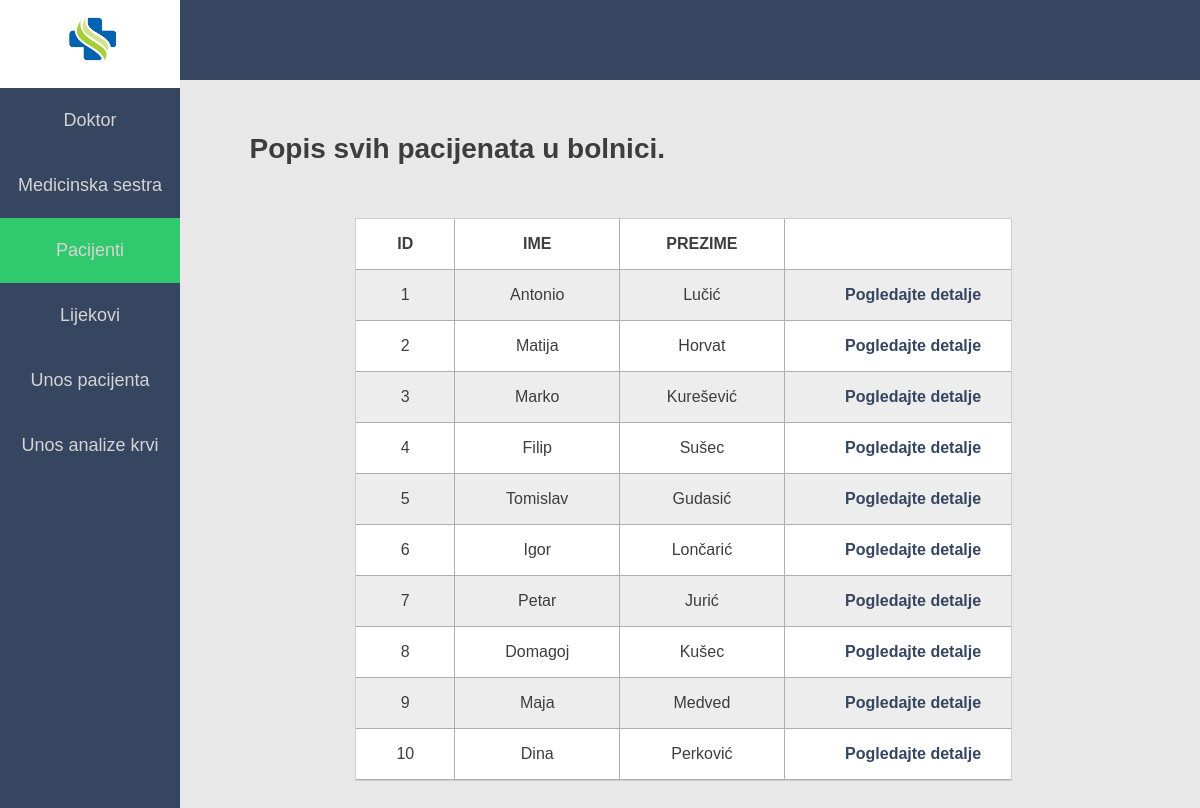
/pacijenti.php, run on the app's committed database.
### tables this page shows
CREATE TABLE Pacijent(
id INT PRIMARY KEY NOT NULL,
ime VARCHAR(30),
prezime VARCHAR(30),
soba INT NOT NULL REFERENCES Soba(broj_sobe),
doktor INT NOT NULL REFERENCES Doktor(id));

### pacijenti.php (the view, shortened to what this page needs)
<html>
<head>
     <link rel="stylesheet" href="style.css">
</head>
<body bgcolor="#e8e8e8">
   <header>
   </header>
   <div class="menu">
   	<div class="logo_space">
   		<a href="index.php"><img src="images/logo.png" style="width: 80px; height:75px; margin-left: 30%;" ></a>
   	</div>
    <a href="doktori.php"><div class="item">Doktor</div></a>
    <a href="sestra.php"><div class="item">Medicinska sestra</div></a>
    <a href="pacijenti.php"><div class="item" id="selected_item">Pacijenti</div></a>
    <a href="lijekovi.php"><div class="item">Lijekovi</div></a>
    <a href="unos_pacijenta.php"><div class="item">Unos pacijenta</div></a>
    <a href="unos_analize.php"><div class="item">Unos analize krvi</div></a>
   </div>
    <div class="body">
     <h1>Popis svih pacijenata u bolnici.</h1>
      <div class="data_space">
        <div class="data_row">
          <div class="id"><b>ID</b></div>
          <div class="podaci"><b>IME</b></div>
          <div class="podaci"><b>PREZIME</b></div>
          <div class="detalji"></div>
        </div>
        <?php
         require('connection.php');
         $pacijent = mysqli_query($db, "SELECT * FROM Pacijent");
         while($row = mysqli_fetch_array($pacijent)){
         echo "
         <div class='data_row2'>
          <div class='id'> ". $row['id'] .  "</div>
          <div class='podaci'>" . $row['ime'] . "</div>
          <div class='podaci'>" . $row['prezime'] . "</div>
          <a href='detalji_pacijent.php?id=".$row['id']."'><div class='detalji'>Pogledajte detalje</div></a>
        </div>";
         }
        ?>
      </div>
    </div>
</body>
</html>

### style.css (style rules this page uses)
* { margin:0; padding: 0; }
body { font-family: sans-serif; color:#3d3d3d; }
a { text-decoration: none; }
header { width: 100%; height: 10%; background-color: #364560; float: left; }
.logo_space { left: 0; height: 10%; width: 100%; background-color: white; }
.menu { width: 15%; height: 100%; background-color: #364560; position: fixed; left: 0; top: 0; float: left; }
.item { width: 100%; height: 65px; font-size: 18px; color: #d6d4d4; text-align: center; line-height: 65px; }
#selected_item { background-color: #30c96d; }
.body { float: left; width: 88%; margin-left: 12%; margin-top: 0; height: 100%; }
h1 { margin-top:5%; margin-left: 10%; font-weight: bold; font-size: 28px; }
.data_space { width: 62%; border:1px solid #cecece; margin-left: 20%; margin-top: 5%; float: left; display: block; }
.data_row2:nth-child(even) { width: 100%; height: 50px; border-bottom:1px solid #afafaf; background-color: #ededed; }
.data_row2:nth-child(odd) { width: 100%; height: 50px; border-bottom:1px solid #afafaf; background-color: white; }
.data_row { width: 100%; height: 50px; border-bottom:1px solid #afafaf; background-color: white; }
.id { width: 15%; height: 50px; border-right: 1px solid #afafaf; text-align: center; line-height: 50px; float: left; display: block; }
.podaci { width: 25%; height: 50px; border-right: 1px solid #afafaf; text-align: center; line-height: 50px; float: left; display: block; }
.detalji { width: 30%; height: 50px; text-align: right; font-weight: bold; line-height: 50px; float: left; display: block; color: #364560; text-decoration: none; }

### data on the page
pacijent: id "1", ime "Antonio", prezime "Lučić"
pacijent: id "2", ime "Matija", prezime "Horvat"
pacijent: id "3", ime "Marko", prezime "Kurešević"
pacijent: id "4", ime "Filip", prezime "Sušec"
pacijent: id "5", ime "Tomislav", prezime "Gudasić"
pacijent: id "6", ime "Igor", prezime "Lončarić"
pacijent: id "7", ime "Petar", prezime "Jurić"
pacijent: id "8", ime "Domagoj", prezime "Kušec"
pacijent: id "9", ime "Maja", prezime "Medved"
pacijent: id "10", ime "Dina", prezime "Perković"
